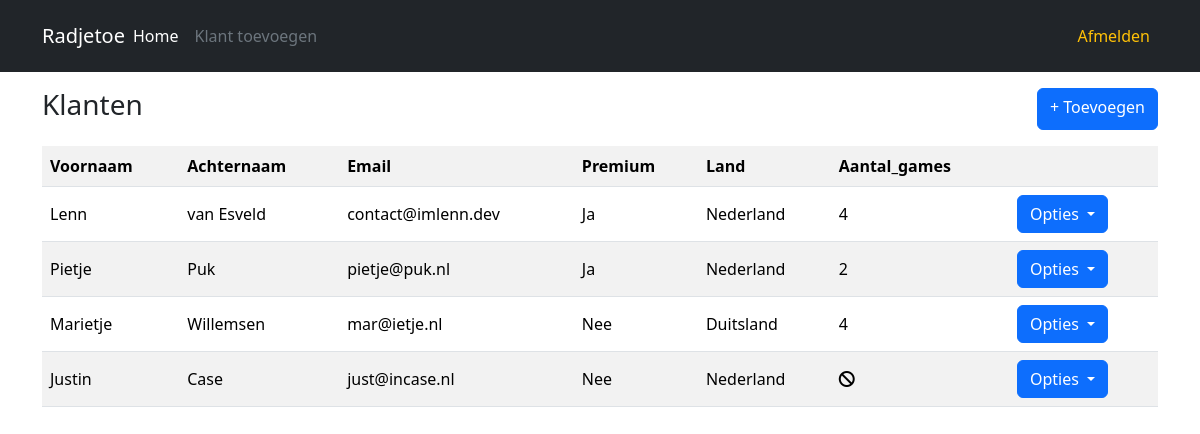
The app's page /index.php (signed in) with its own data.
### tables this page shows
CREATE TABLE `customer` (
  `id` int(11) NOT NULL,
  `firstname` varchar(45) NOT NULL,
  `lastname` varchar(45) NOT NULL,
  `email` varchar(45) NOT NULL,
  `premium_member` tinyint(1) NOT NULL,
  `country_id` int(11) NOT NULL
);

CREATE TABLE `country` (
  `id` int(11) NOT NULL,
  `name` varchar(45) NOT NULL
);

### controller/CustomerController.php (called while the page is built, shortened)
<?php
class CustomerController extends MainController
{
    public function __construct()
    {
        $this->Customer = new Customer();
        $this->Display = new Display();
    }
    public function list()
    {
        $list = $this->Customer->list();
        $table = $this->Display->createTable($list, true);
        include 'view/pages/customer/index.php';
    }
}

### index.php (called while the page is built)
<?php
include 'autoload.php';
$controller = new MainController();
$controller->handleRequest();

### model/Customer.php (called while the page is built, shortened)
<?php
class Customer extends Main
{
    public function list()
    {
        $sql = "SELECT customer.id, firstname as Voornaam, lastname as Achternaam, email as Email, CASE WHEN premium_member = 0 THEN 'Nee' ELSE 'Ja' END as Premium, name AS Land, (SELECT COUNT(*) FROM customer_game WHERE customer_id = customer.id) as Aantal_games FROM customer JOIN country ON country.id = customer.country_id ORDER BY `customer`.`id` ASC";
        $result = self::readsData($sql);
        return $result;
    }
}

### model/DataHandler.php (called while the page is built, shortened)
<?php
class DataHandler
{
    public function __construct($host, $dbdriver, $dbname, $username, $password)
    {
        $this->host = $host;
        $this->dbdriver = $dbdriver;
        $this->dbname = $dbname;
        $this->username = $username;
        $this->password = $password;
        try {
            $this->dbh = new PDO("$this->dbdriver:host=$this->host;dbname=$this->dbname", $this->username, $this->password);
            $this->dbh->setAttribute(PDO::ATTR_ERRMODE, PDO::ERRMODE_EXCEPTION);
            return true;
        } catch (PDOException $e) {
            die("Connection with " . $this->dbdriver . " failed: " . $e->getMessage());
        }
    }
    public function readsData($sql)
    {
        return $this->dbh->query($sql, PDO::FETCH_ASSOC);
    }
}

### autoload.php (called while the page is built, shortened)
<?php
spl_autoload_register(function ($className) {
    $filePath = str_replace('\\', '/', $className) . '.php';
    if (strpos($className, 'Controller')) {
        $controllerFile = 'controller/' . $filePath;
        if (file_exists($controllerFile)) {
            include $controllerFile;
        }
    } else {
        $modelFile = 'model/' . $filePath;
    }
});
include 'controller/MainController.php';

### model/Display.php (the view, shortened to what this page needs)
<?php
class Display
{
	public function createTable($result, $actions = false)
	{
		$action = isset($_GET['op']) ? $_GET['op'] : 'customer';
		$html = "";
		if ($result->rowCount() != 0) {
			$html .= "<div class='table-responsive'>";
			$html .= "<table class='table align-middle table-striped'>";
			$headerGenerated = false;
			while ($row = $result->fetch(PDO::FETCH_ASSOC)) {
				if (!$headerGenerated) {
					$html .= "<tr>";
					foreach ($row as $key => $value) {
						$html .= "<th scope='col'>{$key}</th>";
					}
					$html .= "<th scope='col'></th>";
					$html .= "</tr>";
					$headerGenerated = true;
				}
				$html .= "<tr scope='row'>";
				foreach ($row as $value) {
					$html .= "<td>" . (empty($value) ? '<i class="text-black fa fa-ban" aria-hidden="true"></i>' : $value) . "</td>";
				}
				$html .= "<td style='display: flex;'>";
				if ($actions) {
					$html .= $this->generateActionDropdown($action, $row['id']);
				} else {
					$html .= "<a href='index.php?con=game&op=delete&user={$_GET['id']}&id={$row['customergameid']}' class='btn btn-danger'>X</a>";
				}
				$html .= "</td>";
				$html .= "</tr>";
			}
			$html .= "</table>";
			$html .= "</div>";
		} else {
			$html .= "<h4>Geen data</h4>";
		}
		return $html;
	}
	private function generateActionDropdown($action, $id)
	{
		$html = '<div class="dropdown">
                <button class="btn btn-primary dropdown-toggle" type="button" data-bs-toggle="dropdown" aria-expanded="false">
                  Opties
                </button>
                <ul class="dropdown-menu">';
		$html .= "<li><a class='dropdown-item' href='index.php?con={$action}&op=update&id={$id}'>Wijzigen</a></li>
                  <li><a class='dropdown-item' href='index.php?con=game&op=update&id={$id}'>Game koppelen</a></li>
                  <li><a class='dropdown-item' href='index.php?con=customer&op=games&id={$id}'>Verstuur email</a></li>";
		$html .= '</ul>
                </div>';
		return $html;
	}
}

### controller/MainController.php (shortened to what this page needs)
<?php
class MainController
{
    public function __construct()
    {
        $this->authController = new AuthController();
        $this->customerController = new CustomerController();
    }
    public function handleRequest()
    {
        $con = isset($_GET['con']) ? $_GET['con'] : 'index';
        switch ($con) {
            case 'index':
                $this->index();
                break;
        }
    }
    public function index()
    {
        if (isset($_SESSION['user']->id)) {
            $this->customerController->list();
        } else {
            $this->authController->login();
        }
    }
}

### view/pages/customer/index.php (shortened to what this page needs)
<!DOCTYPE html>
<html lang="en">
<head>
    <?php
    include 'view/layout/header.php';
    ?>
</head>
<body>
    <?php
    include 'view/layout/navbar.php';
    ?>
    <div class="container">
        <div class="my-3 d-flex justify-content-between">
            <h3>Klanten</h3>
            <a href="index.php?con=customer&op=create" class="btn btn-primary">+ Toevoegen</a>
        </div>
        <?= !empty($table) ? $table : null ?>
    </div>
</body>
</html>

### view/layout/header.php (shortened to what this page needs)
<link href="https://cdn.jsdelivr.net/npm/bootstrap@5.3.1/dist/css/bootstrap.min.css" rel="stylesheet">

### view/layout/navbar.php
<header class="p-3 text-bg-dark">
    <div class="container">
        <div class="d-flex flex-wrap align-items-center justify-content-center justify-content-lg-start">
            <a href="#" class="d-flex align-items-center mb-2 mb-lg-0 text-white text-decoration-none fs-5">
                Radjetoe
            </a>
            <ul class="nav col-12 col-lg-auto me-lg-auto mb-2 justify-content-center mb-md-0">
                <li><a href="index.php" class="nav-link px-2 <?= isset($_GET['con']) ? 'text-secondary' : 'text-white'; ?>">Home</a></li>
                <li><a href="index.php?con=customer&op=create" class="nav-link px-2 <?= $_GET['con'] == 'customer' ? 'text-white' : 'text-secondary'; ?>">Klant toevoegen</a></li>
            </ul>
            <div class="text-end">
                <ul class="nav col-12 col-lg-auto me-lg-auto mb-2 justify-content-center mb-md-0">
                    <li><a href="index.php?con=auth&op=logout" class="nav-link px-2 text-warning">Afmelden</a></li>
                </ul>
            </div>
        </div>
    </div>
</header>

### records on screen
customer: key "Voornaam", key "Achternaam", key "Email", key "Premium", key "Land", key "Aantal_games", firstname "Lenn", lastname "van Esveld", email "contact@imlenn.dev", value "Ja", country.name "Nederland", value "4"
customer: firstname "Pietje", lastname "Puk", email "pietje@puk.nl", value "Ja", country.name "Nederland", value "2"
customer: firstname "Marietje", lastname "Willemsen", email "mar@ietje.nl", value "Nee", country.name "Duitsland", value "4"
customer: firstname "Justin", lastname "Case", email "just@incase.nl", value "Nee", country.name "Nederland"
